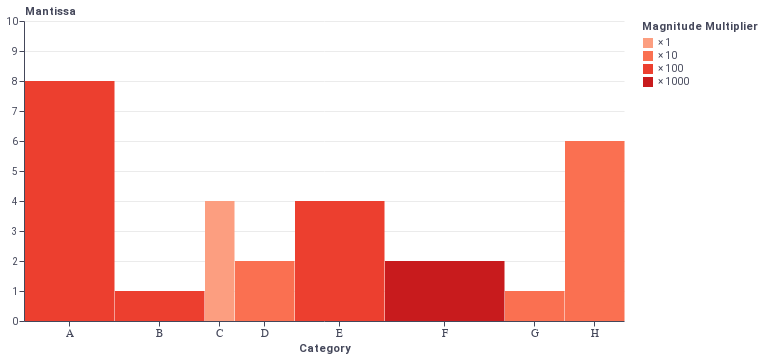

Notebook code cell kept with this figure:
### Code cell
wsb_chart(df)

### Figure 1 — Vega-Lite specification as saved in the notebook (floating-point values rounded to 4 significant figures)
{"config": {"title": {"font": "Roboto", "color": "#44475A"}, "axisX": {"labelFont": "Roboto", "titleFont": "Roboto", "gridColor": "#EBEBEB", "labelColor": "#44475A", "tickColor": "#44475A", "titleColor": "#44475A", "domainColor": "#44475A"}, "axisY": {"labelFont": "Roboto", "titleFont": "Roboto", "gridColor": "#EBEBEB", "labelColor": "#44475A", "tickColor": "#44475A", "titleColor": "#44475A", "domainColor": "#44475A", "titleAngle": 0, "titleAlign": "left", "titleY": -5, "titleX": 0}, "header": {"labelFont": "Roboto", "titleFont": "Roboto", "labelColor": "#44475A", "titleColor": "#44475A"}, "legend": {"labelFont": "Roboto", "titleFont": "Roboto", "labelColor": "#44475A", "titleColor": "#44475A"}, "text": {"color": "#44475A"}, "background": "#FFFFFF", "view": {"fill": "#FFFFFF", "strokeWidth": 0}}, "layer": [{"mark": {"type": "rect", "x2Offset": 0.5, "xOffset": 1.0}, "encoding": {"color": {"type": "ordinal", "field": "multiplier", "legend": {"labelExpr": "'× ' + datum.value"}, "scale": {"scheme": "reds"}, "title": "Magnitude Multiplier"}, "tooltip": [{"type": "nominal", "field": "category", "title": "Category"}, {"type": "nominal", "field": "original", "title": "Original Value"}, {"type": "quantitative", "field": "mantissa", "title": "Mantissa"}, {"type": "quantitative", "field": "multiplier", "title": "Magnitude Multiplier"}], "x": {"type": "quantitative", "axis": {"grid": false, "labels": false, "title": "Category", "titleY": 21.5, "values": [15.0, 45.0, 65.0, 80.0, 105.0, 140.0, 170.0, 190.0]}, "field": "start"}, "x2": {"field": "end"}, "y": {"type": "quantitative", "axis": {"title": "Mantissa"}, "field": "mantissa", "scale": {"domain": [0, 10]}}}, "height": 300, "width": 600}, {"mark": {"type": "text", "align": "center", "baseline": "middle", "dx": 0.5, "fontSize": 11}, "encoding": {"text": {"type": "nominal", "field": "category"}, "x": {"type": "quantitative", "field": "middle"}, "y": {"value": 313.0}}, "height": 300, "width": 600}], "data": {"name": "data-41385a634c4109ff32fb92d5799678ca"}, "$schema": "https://vega.github.io/schema/vega-lite/v4.8.1.json", "datasets": {"data-41385a634c4109ff32fb92d5799678ca": [{"category": "A", "value": 800, "mantissa": 8.0, "exponent": 2, "multiplier": 100, "end": 30, "start": 0, "middle": 15.0, "original": "800 = 8 × 10^2"}, {"category": "B", "value": 100, "mantissa": 1.0, "exponent": 2, "multiplier": 100, "end": 60, "start": 30, "middle": 45.0, "original": "100 = 1 × 10^2"}, {"category": "C", "value": 4, "mantissa": 4.0, "exponent": 0, "multiplier": 1, "end": 70, "start": 60, "middle": 65.0, "original": "4 = 4 × 10^0"}, {"category": "D", "value": 20, "mantissa": 2.0, "exponent": 1, "multiplier": 10, "end": 90, "start": 70, "middle": 80.0, "original": "20 = 2 × 10^1"}, {"category": "E", "value": 400, "mantissa": 4.0, "exponent": 2, "multiplier": 100, "end": 120, "start": 90, "middle": 105.0, "original": "400 = 4 × 10^2"}, {"category": "F", "value": 2000, "mantissa": 2.0, "exponent": 3, "multiplier": 1000, "end": 160, "start": 120, "middle": 140.0, "original": "2000 = 2 × 10^3"}, {"category": "G", "value": 10, "mantissa": 1.0, "exponent": 1, "multiplier": 10, "end": 180, "start": 160, "middle": 170.0, "original": "10 = 1 × 10^1"}, {"category": "H", "value": 60, "mantissa": 6.0, "exponent": 1, "multiplier": 10, "end": 200, "start": 180, "middle": 190.0, "original": "60 = 6 × 10^1"}]}}
